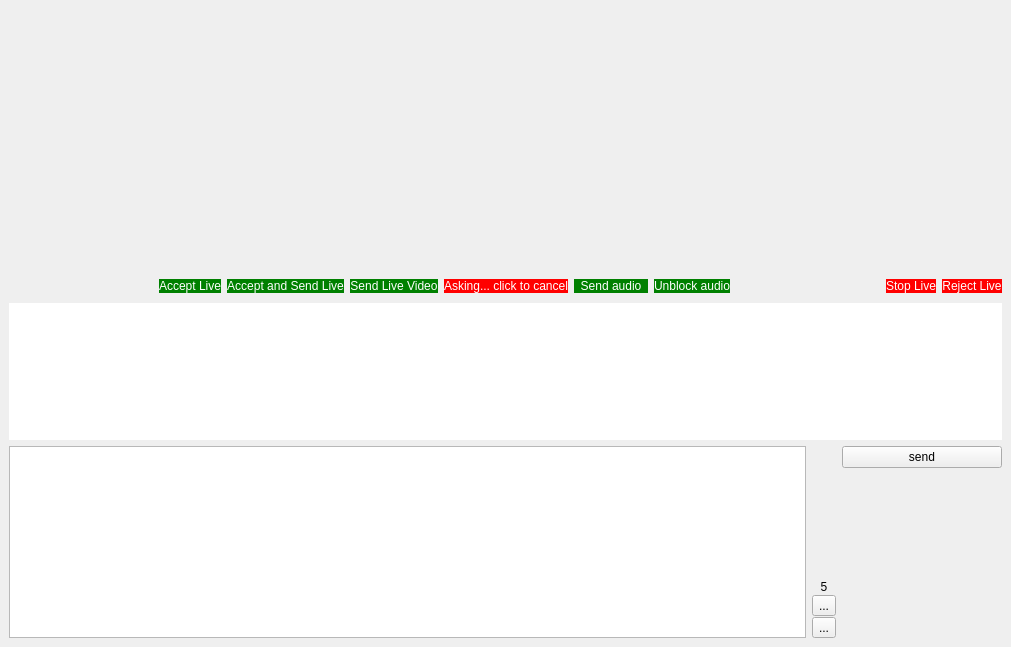
<?xml version="1.0" encoding="UTF-8"?>
<ui version="4.0">
 <class>simple_call</class>
 <widget class="QDockWidget" name="simple_call">
  <property name="geometry">
   <rect>
    <x>0</x>
    <y>0</y>
    <width>1011</width>
    <height>647</height>
   </rect>
  </property>
  <property name="windowTitle">
   <string>DockWidget</string>
  </property>
  <widget class="QWidget" name="dockWidgetContents">
   <layout class="QGridLayout" name="gridLayout">
    <item row="0" column="0">
     <widget class="QLabel" name="debug_label">
      <property name="text">
       <string/>
      </property>
     </widget>
    </item>
    <item row="1" column="0">
     <layout class="QHBoxLayout" name="horizontalLayout_3">
      <item>
       <widget class="vidlab" name="label">
        <property name="sizePolicy">
         <sizepolicy hsizetype="Preferred" vsizetype="Preferred">
          <horstretch>0</horstretch>
          <verstretch>2</verstretch>
         </sizepolicy>
        </property>
        <property name="minimumSize">
         <size>
          <width>320</width>
          <height>240</height>
         </size>
        </property>
        <property name="text">
         <string/>
        </property>
        <property name="alignment">
         <set>Qt::AlignCenter</set>
        </property>
       </widget>
      </item>
      <item>
       <widget class="player" name="msgplayer" native="true">
        <property name="sizePolicy">
         <sizepolicy hsizetype="Preferred" vsizetype="Preferred">
          <horstretch>0</horstretch>
          <verstretch>2</verstretch>
         </sizepolicy>
        </property>
        <property name="minimumSize">
         <size>
          <width>320</width>
          <height>240</height>
         </size>
        </property>
       </widget>
      </item>
     </layout>
    </item>
    <item row="2" column="0">
     <layout class="QHBoxLayout" name="horizontalLayout_2">
      <property name="spacing">
       <number>6</number>
      </property>
      <item>
       <widget class="QPushButton" name="pal_button">
        <property name="maximumSize">
         <size>
          <width>24</width>
          <height>24</height>
         </size>
        </property>
        <property name="toolTip">
         <string>Make Pal</string>
        </property>
        <property name="text">
         <string/>
        </property>
        <property name="icon">
         <iconset resource="icons.qrc">
          <normaloff>:/new/green32/icons/PrimaryCons_Green_KenSaunders/PNGs/32x32/heart-32x32.png</normaloff>:/new/green32/icons/PrimaryCons_Green_KenSaunders/PNGs/32x32/heart-32x32.png</iconset>
        </property>
        <property name="iconSize">
         <size>
          <width>24</width>
          <height>24</height>
         </size>
        </property>
        <property name="flat">
         <bool>true</bool>
        </property>
       </widget>
      </item>
      <item>
       <widget class="QPushButton" name="compose_button">
        <property name="sizePolicy">
         <sizepolicy hsizetype="Minimum" vsizetype="Fixed">
          <horstretch>0</horstretch>
          <verstretch>0</verstretch>
         </sizepolicy>
        </property>
        <property name="maximumSize">
         <size>
          <width>24</width>
          <height>24</height>
         </size>
        </property>
        <property name="toolTip">
         <string>Send video message</string>
        </property>
        <property name="text">
         <string/>
        </property>
        <property name="icon">
         <iconset resource="icons.qrc">
          <normaloff>:/new/green32/icons/PrimaryCons_Green_KenSaunders/PNGs/32x32/Mail2-32x32.png</normaloff>:/new/green32/icons/PrimaryCons_Green_KenSaunders/PNGs/32x32/Mail2-32x32.png</iconset>
        </property>
        <property name="iconSize">
         <size>
          <width>24</width>
          <height>24</height>
         </size>
        </property>
        <property name="flat">
         <bool>true</bool>
        </property>
       </widget>
      </item>
      <item>
       <widget class="QPushButton" name="send_file_button">
        <property name="maximumSize">
         <size>
          <width>24</width>
          <height>24</height>
         </size>
        </property>
        <property name="toolTip">
         <string>Send File</string>
        </property>
        <property name="text">
         <string/>
        </property>
        <property name="icon">
         <iconset resource="icons.qrc">
          <normaloff>:/new/green32/icons/PrimaryCons_Green_KenSaunders/PNGs/32x32/Upload-32x32.png</normaloff>:/new/green32/icons/PrimaryCons_Green_KenSaunders/PNGs/32x32/Upload-32x32.png</iconset>
        </property>
        <property name="iconSize">
         <size>
          <width>24</width>
          <height>24</height>
         </size>
        </property>
        <property name="flat">
         <bool>true</bool>
        </property>
       </widget>
      </item>
      <item>
       <widget class="QPushButton" name="show_profile_button">
        <property name="maximumSize">
         <size>
          <width>24</width>
          <height>24</height>
         </size>
        </property>
        <property name="toolTip">
         <string>View profile</string>
        </property>
        <property name="text">
         <string/>
        </property>
        <property name="icon">
         <iconset resource="icons.qrc">
          <normaloff>:/new/green32/gooduser.png</normaloff>:/new/green32/gooduser.png</iconset>
        </property>
        <property name="iconSize">
         <size>
          <width>24</width>
          <height>24</height>
         </size>
        </property>
        <property name="flat">
         <bool>true</bool>
        </property>
       </widget>
      </item>
      <item>
       <widget class="QPushButton" name="connect_button">
        <property name="maximumSize">
         <size>
          <width>24</width>
          <height>24</height>
         </size>
        </property>
        <property name="toolTip">
         <string>Live connect status</string>
        </property>
        <property name="icon">
         <iconset resource="icons.qrc">
          <normaloff>:/new/blue32/icons/PrimaryCons_Blue_KenSaunders/PNGs/32x32/restart.png</normaloff>
          <normalon>:/new/green24/icons/PrimaryCons_Green_KenSaunders/PNGs/24x24/Locked-24x24.png</normalon>
          <disabledon>:/new/green32/icons/PrimaryCons_Green_KenSaunders/PNGs/32x32/Locked-32x32.png</disabledon>:/new/blue32/icons/PrimaryCons_Blue_KenSaunders/PNGs/32x32/restart.png</iconset>
        </property>
        <property name="iconSize">
         <size>
          <width>24</width>
          <height>24</height>
         </size>
        </property>
        <property name="checkable">
         <bool>true</bool>
        </property>
        <property name="flat">
         <bool>true</bool>
        </property>
       </widget>
      </item>
      <item>
       <widget class="QPushButton" name="accept">
        <property name="styleSheet">
         <string notr="true"> background-color: green; border: none; 
color: rgb(255, 255, 255);</string>
        </property>
        <property name="text">
         <string>Accept Live</string>
        </property>
        <property name="flat">
         <bool>true</bool>
        </property>
       </widget>
      </item>
      <item>
       <widget class="QPushButton" name="accept_and_send">
        <property name="styleSheet">
         <string notr="true"> background-color: green; border: none; 
color: rgb(255, 255, 255);</string>
        </property>
        <property name="text">
         <string>Accept and Send Live</string>
        </property>
        <property name="flat">
         <bool>true</bool>
        </property>
       </widget>
      </item>
      <item>
       <widget class="QPushButton" name="send_video">
        <property name="styleSheet">
         <string notr="true"> background-color: green; border: none; 
color: rgb(255, 255, 255);</string>
        </property>
        <property name="text">
         <string>Send Live Video</string>
        </property>
        <property name="flat">
         <bool>true</bool>
        </property>
       </widget>
      </item>
      <item>
       <widget class="QPushButton" name="cancel_req">
        <property name="styleSheet">
         <string notr="true"> background-color: red; border: none; 
color: rgb(255, 255, 255);</string>
        </property>
        <property name="text">
         <string>Asking... click to cancel</string>
        </property>
        <property name="flat">
         <bool>true</bool>
        </property>
       </widget>
      </item>
      <item>
       <widget class="QPushButton" name="send_audio_button">
        <property name="sizePolicy">
         <sizepolicy hsizetype="Fixed" vsizetype="Fixed">
          <horstretch>0</horstretch>
          <verstretch>0</verstretch>
         </sizepolicy>
        </property>
        <property name="minimumSize">
         <size>
          <width>74</width>
          <height>0</height>
         </size>
        </property>
        <property name="maximumSize">
         <size>
          <width>74</width>
          <height>16777215</height>
         </size>
        </property>
        <property name="styleSheet">
         <string notr="true"> background-color: green; border: none; 
color: rgb(255, 255, 255);</string>
        </property>
        <property name="text">
         <string>Send audio</string>
        </property>
        <property name="checkable">
         <bool>true</bool>
        </property>
        <property name="flat">
         <bool>true</bool>
        </property>
       </widget>
      </item>
      <item>
       <widget class="QPushButton" name="mute_button">
        <property name="styleSheet">
         <string notr="true"> background-color: green; border: none; 
color: rgb(255, 255, 255);</string>
        </property>
        <property name="text">
         <string>Unblock audio</string>
        </property>
        <property name="checkable">
         <bool>true</bool>
        </property>
        <property name="flat">
         <bool>true</bool>
        </property>
       </widget>
      </item>
      <item>
       <spacer name="horizontalSpacer">
        <property name="orientation">
         <enum>Qt::Horizontal</enum>
        </property>
        <property name="sizeHint" stdset="0">
         <size>
          <width>40</width>
          <height>20</height>
         </size>
        </property>
       </spacer>
      </item>
      <item>
       <widget class="QPushButton" name="hangup">
        <property name="styleSheet">
         <string notr="true"> background-color: red; border: none; 
color: rgb(255, 255, 255);</string>
        </property>
        <property name="text">
         <string>Stop Live</string>
        </property>
        <property name="flat">
         <bool>true</bool>
        </property>
       </widget>
      </item>
      <item>
       <widget class="QPushButton" name="reject">
        <property name="styleSheet">
         <string notr="true"> background-color: red; border: none; 
color: rgb(255, 255, 255);</string>
        </property>
        <property name="text">
         <string>Reject Live</string>
        </property>
        <property name="flat">
         <bool>true</bool>
        </property>
       </widget>
      </item>
     </layout>
    </item>
    <item row="3" column="0">
     <widget class="chattext" name="textBrowser">
      <property name="sizePolicy">
       <sizepolicy hsizetype="Preferred" vsizetype="Preferred">
        <horstretch>0</horstretch>
        <verstretch>1</verstretch>
       </sizepolicy>
      </property>
      <property name="minimumSize">
       <size>
        <width>0</width>
        <height>120</height>
       </size>
      </property>
      <property name="styleSheet">
       <string notr="true">border-radius: 8px;</string>
      </property>
      <property name="horizontalScrollBarPolicy">
       <enum>Qt::ScrollBarAsNeeded</enum>
      </property>
      <property name="textInteractionFlags">
       <set>Qt::LinksAccessibleByKeyboard|Qt::LinksAccessibleByMouse|Qt::TextBrowserInteraction|Qt::TextSelectableByKeyboard|Qt::TextSelectableByMouse</set>
      </property>
      <property name="openLinks">
       <bool>false</bool>
      </property>
     </widget>
    </item>
    <item row="4" column="0">
     <layout class="QHBoxLayout" name="horizontalLayout">
      <item>
       <widget class="QTextEdit" name="textEdit">
        <property name="sizePolicy">
         <sizepolicy hsizetype="Expanding" vsizetype="Maximum">
          <horstretch>0</horstretch>
          <verstretch>0</verstretch>
         </sizepolicy>
        </property>
        <property name="maximumSize">
         <size>
          <width>16777215</width>
          <height>16777215</height>
         </size>
        </property>
        <property name="toolTip">
         <string>Type message here</string>
        </property>
        <property name="verticalScrollBarPolicy">
         <enum>Qt::ScrollBarAlwaysOff</enum>
        </property>
        <property name="horizontalScrollBarPolicy">
         <enum>Qt::ScrollBarAlwaysOff</enum>
        </property>
       </widget>
      </item>
      <item>
       <layout class="QVBoxLayout" name="verticalLayout_2">
        <property name="spacing">
         <number>1</number>
        </property>
        <item>
         <spacer name="verticalSpacer">
          <property name="orientation">
           <enum>Qt::Vertical</enum>
          </property>
          <property name="sizeHint" stdset="0">
           <size>
            <width>20</width>
            <height>40</height>
           </size>
          </property>
         </spacer>
        </item>
        <item>
         <widget class="QLabel" name="countdown_label">
          <property name="sizePolicy">
           <sizepolicy hsizetype="Preferred" vsizetype="Fixed">
            <horstretch>0</horstretch>
            <verstretch>0</verstretch>
           </sizepolicy>
          </property>
          <property name="maximumSize">
           <size>
            <width>24</width>
            <height>16777215</height>
           </size>
          </property>
          <property name="text">
           <string>5</string>
          </property>
          <property name="alignment">
           <set>Qt::AlignCenter</set>
          </property>
         </widget>
        </item>
        <item>
         <widget class="QToolButton" name="snap_timer">
          <property name="text">
           <string>...</string>
          </property>
          <property name="iconSize">
           <size>
            <width>24</width>
            <height>24</height>
           </size>
          </property>
         </widget>
        </item>
        <item>
         <widget class="QToolButton" name="send_snapchat">
          <property name="text">
           <string>...</string>
          </property>
          <property name="iconSize">
           <size>
            <width>24</width>
            <height>24</height>
           </size>
          </property>
         </widget>
        </item>
       </layout>
      </item>
      <item>
       <layout class="QVBoxLayout" name="verticalLayout">
        <property name="spacing">
         <number>1</number>
        </property>
        <item>
         <widget class="QPushButton" name="send_button">
          <property name="sizePolicy">
           <sizepolicy hsizetype="Preferred" vsizetype="Fixed">
            <horstretch>0</horstretch>
            <verstretch>0</verstretch>
           </sizepolicy>
          </property>
          <property name="toolTip">
           <string>Click to send image and text</string>
          </property>
          <property name="text">
           <string>send</string>
          </property>
         </widget>
        </item>
        <item>
         <spacer name="verticalSpacer_2">
          <property name="orientation">
           <enum>Qt::Vertical</enum>
          </property>
          <property name="sizeHint" stdset="0">
           <size>
            <width>20</width>
            <height>40</height>
           </size>
          </property>
         </spacer>
        </item>
        <item>
         <widget class="vidlab" name="send_preview">
          <property name="sizePolicy">
           <sizepolicy hsizetype="Fixed" vsizetype="Fixed">
            <horstretch>0</horstretch>
            <verstretch>0</verstretch>
           </sizepolicy>
          </property>
          <property name="minimumSize">
           <size>
            <width>160</width>
            <height>120</height>
           </size>
          </property>
          <property name="maximumSize">
           <size>
            <width>160</width>
            <height>120</height>
           </size>
          </property>
          <property name="toolTip">
           <string>Click to refresh image</string>
          </property>
          <property name="text">
           <string/>
          </property>
          <property name="alignment">
           <set>Qt::AlignCenter</set>
          </property>
         </widget>
        </item>
       </layout>
      </item>
     </layout>
    </item>
   </layout>
  </widget>
  <action name="actionPause">
   <property name="checkable">
    <bool>true</bool>
   </property>
   <property name="icon">
    <iconset resource="icons.qrc">
     <normaloff>:/new/red32/icons/PrimaryCons_Red_KenSaunders/PNGs/32x32/Media2-32x32.png</normaloff>
     <normalon>:/new/green32/icons/PrimaryCons_Green_KenSaunders/PNGs/32x32/Media2-32x32.png</normalon>:/new/red32/icons/PrimaryCons_Red_KenSaunders/PNGs/32x32/Media2-32x32.png</iconset>
   </property>
   <property name="text">
    <string>Pause</string>
   </property>
   <property name="toolTip">
    <string>Pause your video</string>
   </property>
  </action>
  <action name="actionVideo_options">
   <property name="icon">
    <iconset resource="icons.qrc">
     <normaloff>:/new/red32/icons/PrimaryCons_Red_KenSaunders/PNGs/32x32/Gears3-32x32.png</normaloff>:/new/red32/icons/PrimaryCons_Red_KenSaunders/PNGs/32x32/Gears3-32x32.png</iconset>
   </property>
   <property name="text">
    <string>Video options</string>
   </property>
   <property name="toolTip">
    <string>Pick video cameras/fix colors/etc.</string>
   </property>
  </action>
  <action name="actionView_profile_ctx">
   <property name="text">
    <string>View profile</string>
   </property>
  </action>
  <action name="actionCompose_msg_ctx">
   <property name="text">
    <string>Audio/Video msg...</string>
   </property>
  </action>
  <action name="actionIgnore_user_ctx">
   <property name="text">
    <string>Ignore user</string>
   </property>
  </action>
  <action name="actionView_attachment">
   <property name="text">
    <string>View attachment...</string>
   </property>
   <property name="toolTip">
    <string>Show the Audio/video message</string>
   </property>
  </action>
  <action name="actionSend_file_ctx">
   <property name="text">
    <string>Send file...</string>
   </property>
  </action>
  <action name="actionCam_off">
   <property name="checkable">
    <bool>true</bool>
   </property>
   <property name="text">
    <string>Cam off</string>
   </property>
   <property name="toolTip">
    <string>Turn off camera</string>
   </property>
  </action>
  <action name="actionCam_on">
   <property name="checkable">
    <bool>true</bool>
   </property>
   <property name="text">
    <string>Cam on</string>
   </property>
   <property name="toolTip">
    <string>Start streaming video</string>
   </property>
  </action>
  <action name="actionRefresh">
   <property name="icon">
    <iconset resource="icons.qrc">
     <normaloff>:/new/red32/icons/PrimaryCons_Red_KenSaunders/PNGs/32x32/refresh-32x32.png</normaloff>:/new/red32/icons/PrimaryCons_Red_KenSaunders/PNGs/32x32/refresh-32x32.png</iconset>
   </property>
   <property name="text">
    <string>Refresh</string>
   </property>
   <property name="toolTip">
    <string>Update the current image to send in chat</string>
   </property>
  </action>
  <action name="actionZoom_in">
   <property name="checkable">
    <bool>true</bool>
   </property>
   <property name="icon">
    <iconset resource="icons.qrc">
     <normaloff>:/new/red32/icons/PrimaryCons_Red_KenSaunders/PNGs/32x32/zoom in-32x32.png</normaloff>
     <normalon>:/new/red32/icons/PrimaryCons_Red_KenSaunders/PNGs/32x32/zoom out-32x32.png</normalon>:/new/red32/icons/PrimaryCons_Red_KenSaunders/PNGs/32x32/zoom in-32x32.png</iconset>
   </property>
   <property name="text">
    <string>Zoom in</string>
   </property>
   <property name="toolTip">
    <string>Make picture bigger</string>
   </property>
  </action>
  <action name="actionZoom_out">
   <property name="icon">
    <iconset resource="icons.qrc">
     <normaloff>:/new/red32/icons/PrimaryCons_Red_KenSaunders/PNGs/32x32/zoom out-32x32.png</normaloff>:/new/red32/icons/PrimaryCons_Red_KenSaunders/PNGs/32x32/zoom out-32x32.png</iconset>
   </property>
   <property name="text">
    <string>Zoom out</string>
   </property>
   <property name="toolTip">
    <string>Make picture smaller</string>
   </property>
  </action>
  <action name="actionSend_snapchat">
   <property name="checkable">
    <bool>true</bool>
   </property>
   <property name="checked">
    <bool>true</bool>
   </property>
   <property name="icon">
    <iconset resource="icons.qrc">
     <normaloff>:/new/red32/icons/PrimaryCons_Red_KenSaunders/PNGs/32x32/Media1-32x32.png</normaloff>
     <normalon>:/new/green32/icons/PrimaryCons_Green_KenSaunders/PNGs/32x32/Media1-32x32.png</normalon>:/new/red32/icons/PrimaryCons_Red_KenSaunders/PNGs/32x32/Media1-32x32.png</iconset>
   </property>
   <property name="text">
    <string>Send_snapchat</string>
   </property>
   <property name="toolTip">
    <string>Send picture with chat</string>
   </property>
  </action>
  <action name="actionStart_snapshot_timer">
   <property name="checkable">
    <bool>true</bool>
   </property>
   <property name="icon">
    <iconset resource="icons.qrc">
     <normaloff>:/new/green32/icons/PrimaryCons_Green_KenSaunders/PNGs/32x32/Clock2-32x32.png</normaloff>
     <normalon>:/new/red32/icons/PrimaryCons_Red_KenSaunders/PNGs/32x32/Clock2-32x32.png</normalon>:/new/green32/icons/PrimaryCons_Green_KenSaunders/PNGs/32x32/Clock2-32x32.png</iconset>
   </property>
   <property name="text">
    <string>Start snapshot timer</string>
   </property>
   <property name="toolTip">
    <string>Start 5 second timer</string>
   </property>
  </action>
 </widget>
 <customwidgets>
  <customwidget>
   <class>chattext</class>
   <extends>QTextBrowser</extends>
   <header>chattext.h</header>
  </customwidget>
  <customwidget>
   <class>vidlab</class>
   <extends>QLabel</extends>
   <header>vidlab.h</header>
  </customwidget>
  <customwidget>
   <class>player</class>
   <extends>QWidget</extends>
   <header>player.h</header>
   <container>1</container>
  </customwidget>
 </customwidgets>
 <tabstops>
  <tabstop>textEdit</tabstop>
  <tabstop>send_button</tabstop>
  <tabstop>textBrowser</tabstop>
  <tabstop>send_video</tabstop>
  <tabstop>reject</tabstop>
  <tabstop>accept</tabstop>
  <tabstop>accept_and_send</tabstop>
 </tabstops>
 <resources>
  <include location="icons.qrc"/>
 </resources>
 <connections/>
</ui>
